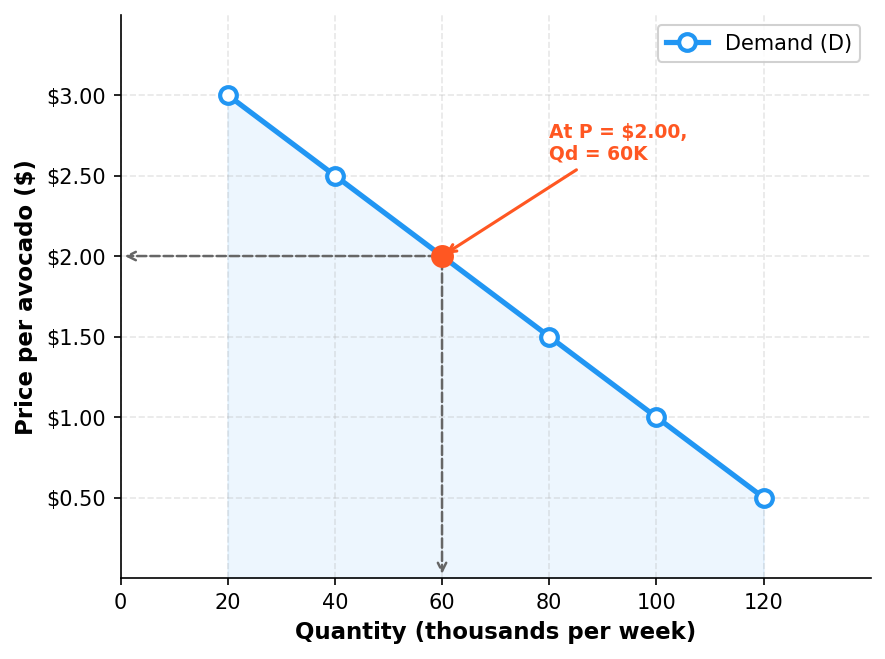

Write Python code to recreate this figure.
"""Figure 1: Demand curve for avocados in Boston market."""
import matplotlib.pyplot as plt
import numpy as np

# Data from chapter demand schedule
prices = [0.50, 1.00, 1.50, 2.00, 2.50, 3.00]
qd = [120, 100, 80, 60, 40, 20]

fig, ax = plt.subplots(figsize=(6, 4.5))

# Plot demand curve
ax.plot(qd, prices, 'o-', color='#2196F3', linewidth=2.5, markersize=8,
        markerfacecolor='white', markeredgewidth=2, markeredgecolor='#2196F3',
        label='Demand (D)', zorder=5)

# Shade under curve lightly
ax.fill_between(qd, prices, alpha=0.08, color='#2196F3')

# Annotate a reading example
ax.annotate('', xy=(60, 0), xytext=(60, 2.00),
            arrowprops=dict(arrowstyle='->', color='#666', lw=1.2, ls='--'))
ax.annotate('', xy=(0, 2.00), xytext=(60, 2.00),
            arrowprops=dict(arrowstyle='->', color='#666', lw=1.2, ls='--'))
ax.plot(60, 2.00, 'o', color='#FF5722', markersize=10, zorder=6)
ax.annotate('At P = $2.00,\nQd = 60K', xy=(60, 2.00), xytext=(80, 2.60),
            fontsize=9, color='#FF5722', fontweight='bold',
            arrowprops=dict(arrowstyle='->', color='#FF5722', lw=1.5))

# Labels
ax.set_xlabel('Quantity (thousands per week)', fontsize=11, fontweight='bold')
ax.set_ylabel('Price per avocado ($)', fontsize=11, fontweight='bold')
ax.set_xlim(0, 140)
ax.set_ylim(0, 3.50)
ax.set_xticks([0, 20, 40, 60, 80, 100, 120])
ax.set_yticks([0.50, 1.00, 1.50, 2.00, 2.50, 3.00])
ax.yaxis.set_major_formatter(plt.FuncFormatter(lambda x, _: f'${x:.2f}'))

# Style
ax.spines['top'].set_visible(False)
ax.spines['right'].set_visible(False)
ax.grid(True, alpha=0.3, linestyle='--')
ax.legend(loc='upper right', fontsize=10, framealpha=0.9)

plt.tight_layout()
plt.savefig('figures/fig_001_demand_curve.png', dpi=150, bbox_inches='tight',
            facecolor='white', edgecolor='none')
plt.close()
print("OK: fig_001_demand_curve.png")
